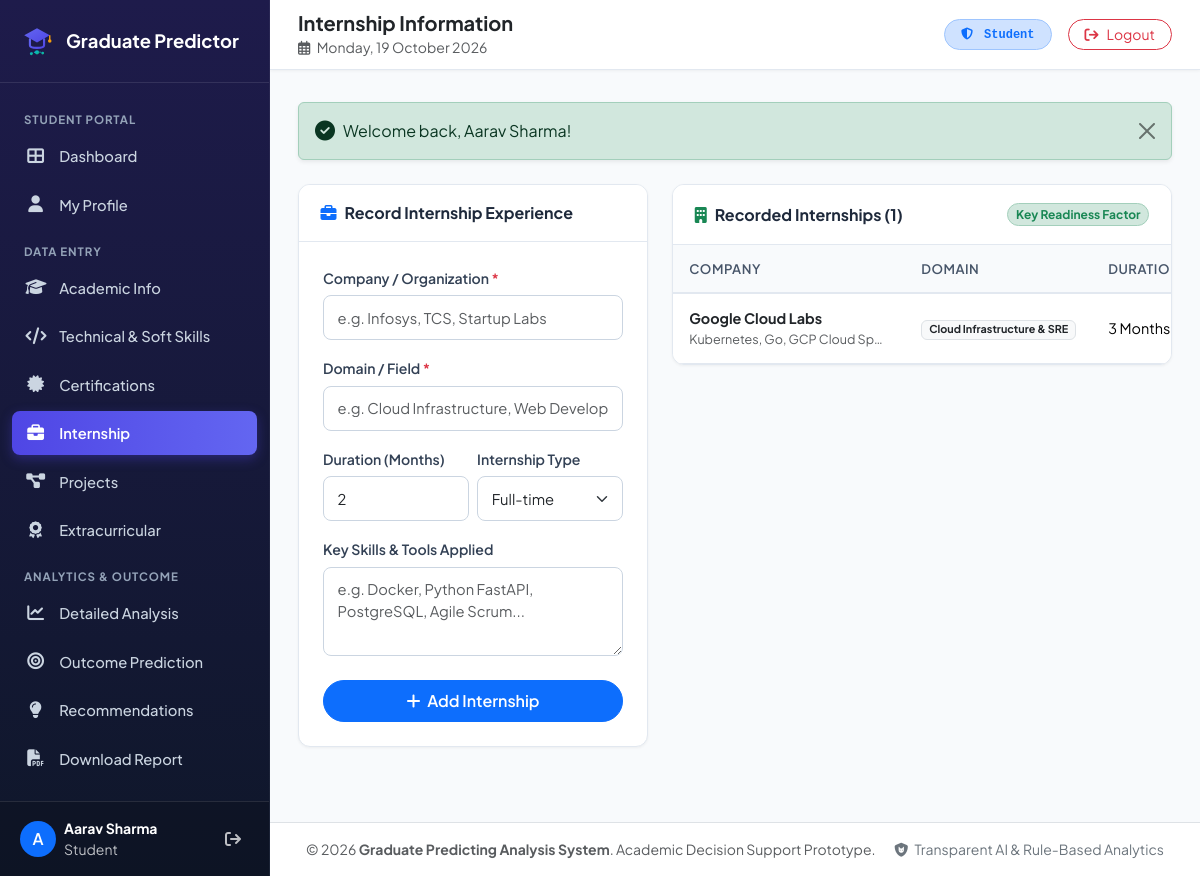
The page /student/internships.php (signed in) on the database its author committed.
### tables this page shows
CREATE TABLE `internships` (
    `id` INT AUTO_INCREMENT PRIMARY KEY,
    `student_id` INT NOT NULL,
    `has_internship` TINYINT(1) DEFAULT 1,
    `company` VARCHAR(150) NOT NULL,
    `duration_months` INT DEFAULT 1,
    `domain` VARCHAR(100) NOT NULL,
    `internship_type` ENUM('Full-time', 'Part-time', 'Virtual', 'Research') DEFAULT 'Full-time',
    `skills_gained` TEXT DEFAULT NULL,
    `created_at` TIMESTAMP DEFAULT CURRENT_TIMESTAMP,
    FOREIGN KEY (`student_id`) REFERENCES `students`(`id`) ON DELETE CASCADE
);

### config/helper.php (called while the page is built, shortened)
<?php
function sanitize(?string $str): string {
    return htmlspecialchars(trim((string)$str), ENT_QUOTES, 'UTF-8');
}
function baseUrl(string $path = ''): string {
    $scriptName = $_SERVER['SCRIPT_NAME'] ?? '';
    $pos = strpos($scriptName, '/graduate_predictor');
    if ($pos !== false) {
        $base = '/graduate_predictor';
    } else {
        $base = '';
    }
    return rtrim($base, '/') . '/' . ltrim($path, '/');
}

### student/internships.php (the view, shortened to what this page needs)
<?php
require_once __DIR__ . '/../config/helper.php';
$currentUser = getCurrentUser();
$studentId = $currentUser['student_id'];
$db = getDB();
$stmt = $db->prepare("SELECT * FROM internships WHERE student_id = ? ORDER BY id DESC");
$stmt->execute([$studentId]);
$internships = $stmt->fetchAll();
include __DIR__ . '/../includes/header.php';
?>
<div class="row g-4">
    <div class="col-lg-5">
        <div class="content-card">
            <div class="content-card-header">
                <h6 class="fw-bold mb-0"><i class="fas fa-briefcase me-2 text-primary"></i>Record Internship Experience</h6>
            </div>
            <div class="content-card-body p-4">
                <form method="POST" action="<?= baseUrl('student/internships.php') ?>">
                    <div class="mb-3">
                        <label class="form-label">Company / Organization <span class="text-danger">*</span></label>
                        <input type="text" class="form-control" name="company" required placeholder="e.g. Infosys, TCS, Startup Labs">
                    </div>
                    <div class="mb-3">
                        <label class="form-label">Domain / Field <span class="text-danger">*</span></label>
                        <input type="text" class="form-control" name="domain" required placeholder="e.g. Cloud Infrastructure, Web Development, AI/ML">
                    </div>
                    <div class="row g-2 mb-3">
                        <div class="col-6">
                            <label class="form-label">Duration (Months)</label>
                            <input type="number" min="1" max="24" class="form-control" name="duration_months" value="2" required>
                        </div>
                        <div class="col-6">
                            <label class="form-label">Internship Type</label>
                            <select class="form-select" name="internship_type">
                                <option value="Full-time">Full-time</option>
                            </select>
                        </div>
                    </div>
                    <div class="mb-4">
                        <label class="form-label">Key Skills & Tools Applied</label>
                        <textarea class="form-control" name="skills_gained" rows="3" placeholder="e.g. Docker, Python FastAPI, PostgreSQL, Agile Scrum..."></textarea>
                    </div>
                    <button type="submit" class="btn btn-primary w-100 rounded-pill py-2 fw-semibold">
                        <i class="fas fa-plus me-1"></i> Add Internship
                    </button>
                </form>
            </div>
        </div>
    </div>
    <div class="col-lg-7">
        <div class="content-card">
            <div class="content-card-header d-flex justify-content-between align-items-center">
                <h6 class="fw-bold mb-0"><i class="fas fa-building me-2 text-success"></i>Recorded Internships (<?= count($internships) ?>)</h6>
                <span class="badge bg-success-subtle text-success border border-success-subtle rounded-pill">Key Readiness Factor</span>
            </div>
            <div class="content-card-body p-0">
                <?php if (empty($internships)): ?>
                    <div class="p-4 text-center text-muted">
                        <i class="fas fa-briefcase fs-1 text-secondary opacity-50 mb-2"></i>
                        <p class="mb-0">No internship records added yet. Completing an internship provides a 40-point boost toward your career readiness score.</p>
                    </div>
                <?php else: ?>
                    <div class="table-responsive">
                        <table class="table table-custom table-hover mb-0">
                            <thead>
                                <tr>
                                    <th>Company</th>
                                    <th>Domain</th>
                                    <th>Duration</th>
                                </tr>
                            </thead>
                            <tbody>
                                <?php foreach ($internships as $i): ?>
                                    <tr>
                                        <td>
                                            <div class="fw-bold text-dark"><?= sanitize($i['company']) ?></div>
                                            <?php if (!empty($i['skills_gained'])): ?>
                                                <small class="text-muted d-block text-truncate" style="max-width: 200px;">
                                                    <?= sanitize($i['skills_gained']) ?>
                                                </small>
                                            <?php endif; ?>
                                        </td>
                                        <td><span class="badge bg-light text-dark border"><?= sanitize($i['domain']) ?></span></td>
                                        <td><?= (int)$i['duration_months'] ?> Months</td>
                                    </tr>
                                <?php endforeach; ?>
                            </tbody>
                        </table>
                    </div>
                <?php endif; ?>
            </div>
        </div>
    </div>
</div>
<?php include __DIR__ . '/../includes/footer.php'; ?>

### assets/css/style.css (style rules this page uses)
:root { --primary-color: #4f46e5; --primary-hover: #4338ca; --primary-light: #e0e7ff; --secondary-color: #06b6d4; --dark-bg: #0f172a; --sidebar-bg: #1e1b4b; --sidebar-hover: #312e81; --card-bg: #ffffff; --body-bg: #f8fafc; --text-main: #1e293b; --text-muted: #64748b; --border-color: #e2e8f0; --success-color: #10b981; --warning-color: #f59e0b; --danger-color: #ef4444; --radius-sm: 8px; --radius-md: 12px; --radius-lg: 18px; --shadow-sm: 0 1px 3px rgba(0, 0, 0, 0.05); --shadow-md: 0 4px 12px rgba(15, 23, 42, 0.08); --shadow-lg: 0 10px 25px rgba(15, 23, 42, 0.12); }
body { font-family: 'Plus Jakarta Sans', system-ui, -apple-system, BlinkMacSystemFont, 'Segoe UI', Roboto, sans-serif; background-color: var(--body-bg); color: var(--text-main); min-height: 100vh; overflow-x: hidden; }
.content-card { background: #ffffff; border-radius: var(--radius-md); border: 1px solid var(--border-color); box-shadow: var(--shadow-sm); margin-bottom: 1.5rem; overflow: hidden; }
.content-card-header { padding: 1.15rem 1.35rem; border-bottom: 1px solid var(--border-color); background-color: #ffffff; display: flex; align-items: center; justify-content: space-between; }
.content-card-body { padding: 1.35rem; }
.form-label { font-weight: 600; font-size: 0.88rem; color: #334155; margin-bottom: 0.4rem; }
.form-control, .form-select { border-radius: var(--radius-sm); border: 1px solid #cbd5e1; padding: 0.65rem 0.85rem; font-size: 0.92rem; transition: all 0.2s ease; }
.table-custom { vertical-align: middle; }
.table-custom thead th { background-color: #f8fafc; color: #475569; font-weight: 600; font-size: 0.82rem; text-transform: uppercase; letter-spacing: 0.04em; border-bottom: 2px solid var(--border-color); padding: 0.85rem 1rem; }
.table-custom tbody td { padding: 0.9rem 1rem; border-bottom: 1px solid var(--border-color); font-size: 0.9rem; }

### rows shown on the page
internships: company "Google Cloud Labs", skills_gained "Kubernetes, Go, GCP Cloud Sp…", domain "Cloud Infrastructure & SRE", duration_months "3"

### other values the page prints
substr($user['name'], 0, 1) "A"
$user['name'] "Aarav Sharma"
$user['role'] "Student"
$pageTitle "Internship Information"
$message "Welcome back, Aarav Sharma!"
count($internships) "1"
